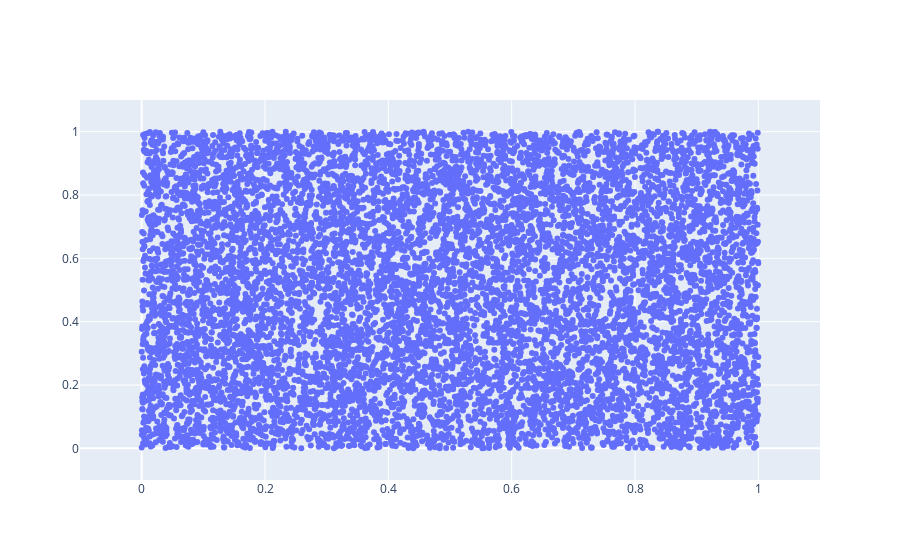

The notebook cell this image was saved under:
### Code cell
fig=go.Figure()
#fig.add_scatter(x=data[0], y=data[1])
fig.add_scatter(x=z[:,0], y=z[:,1], mode="markers")



fig.update_layout({
    "xaxis":{
        "range":[-0.1,1.1]
    },
    "yaxis":{
        "range":[-0.1,1.1]
    }
})

### Figure 1 — Plotly figure (JSON) as saved in the notebook; plotly's stock layout.template omitted (floating-point values rounded to 4 significant figures; data arrays with more than 128 entries replaced by an {"elided": "..."} marker saying what was removed)
{"data": [{"mode": "markers", "type": "scatter", "x": {"elided": "10000 float values"}, "y": {"elided": "10000 float values"}}], "layout": {"autosize": true, "xaxis": {"range": [-0.1, 1.1], "type": "linear"}, "yaxis": {"range": [-0.1, 1.1], "type": "linear"}}}
